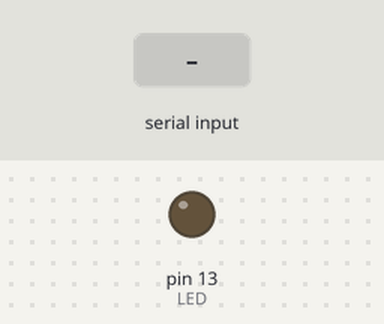
The sketch below on a simulated Arduino Uno, built with avr-gcc and run on an emulated ATmega328P. Parts: output pins drawn as LEDs (lit = HIGH). The test bench sets the inputs (shaded band).

Above: at 1.2 s.
1.3 s: "x" received over the second serial link
At 2.4 s:
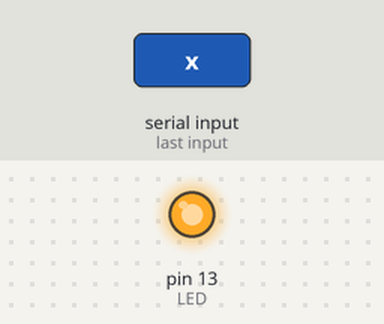
2.8 s: "o" received over the second serial link
At 3.5 s:
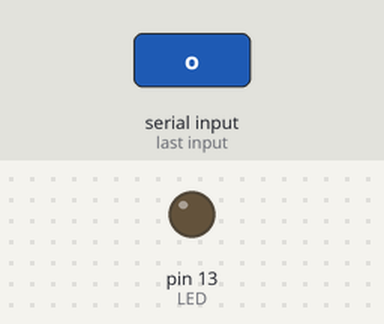
Timing chart, 0 to 5.8 s (numbered marks = the images above; inputs shaded):
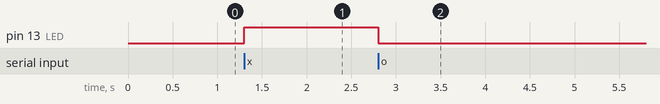

The sketch:

13-2_practice.ino
```cpp
#include <SoftwareSerial.h>

SoftwareSerial mySerial(8, 9);

int LED = 13;

void setup() {
  Serial.begin(9600);
  mySerial.begin(9600);
  pinMode(LED, OUTPUT);
}

void loop() {
  if (mySerial.available()) {
    int com = mySerial.read();
    if (com == 'o') {
      digitalWrite(LED, LOW);
    } else if (com == 'x') {
      digitalWrite(LED, HIGH);
    }
  }
}
```

Measured:
- after the input at 1.3 s, pin 13 (LED): LOW → HIGH at once
- after the input at 2.8 s, pin 13 (LED): HIGH → LOW at once
